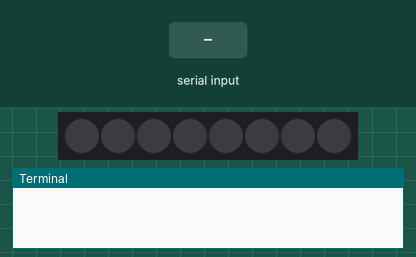
This program was run on a simulated Raspberry Pi (BCM pin numbers). Parts: 8 RGB LEDs in strip order, left to right, the last lines printed to the terminal. Inputs (shaded band) come from the test bench. Dim RGB values are drawn brighter than linear.

Above: at 1.2 s.
1.3 s: "1" typed at the terminal, then Enter
At 1.65 s:
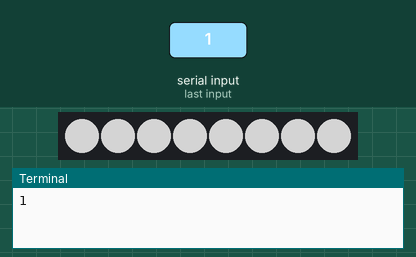
3.8 s: "0" typed at the terminal, then Enter
At 6.5 s:
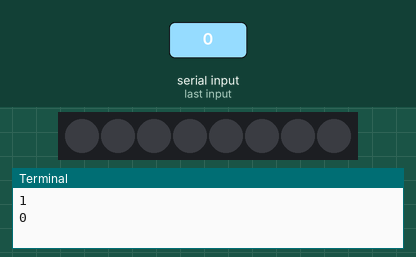
6.7 s: "2" typed at the terminal, then Enter
At 7.66 s:
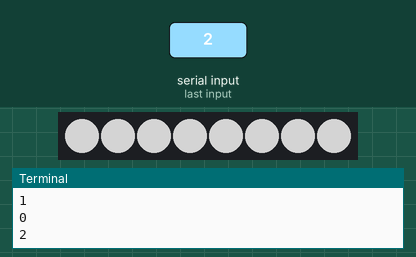
Timing chart, 0 to 10.1 s (numbered marks = the images above; inputs shaded):
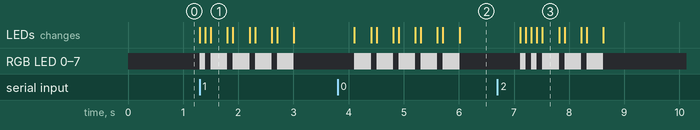

Measured:
- after the input at 1.3 s, RGB LED 0–7: off → RGB(128, 128, 128) at once, then repeats every 0.40 s: off 0.10 s, RGB(128, 128, 128) 0.30 s, until it stays off from 3.0 s; the LEDs: change at once (image 1)
- after the input at 3.8 s, RGB LED 0–7: alternates RGB(128, 128, 128) for 0.30 s and off for 0.10 s, 10 changes in all, then stays off, starting after 0.31 s; the LEDs: first change after 0.31 s (image 2 shows a later state)
- after the input at 6.7 s, RGB LED 0–7: goes RGB(128, 128, 128) 0.10 s, off 0.10 s, RGB(128, 128, 128) 0.10 s, 3 × (off 0.10 s, RGB(128, 128, 128) 0.30 s), then off, starting after 0.41 s; the LEDs: change after 0.41 s (image 3)

The program:

rgb_morse.py
```python
import neopixel
import board
import time

morse = {
    "a": [1,2],
    "b": [2,1,1,1],
    "c": [2,1,2,1],
    "d": [2,1,1],
    "e": [1],
    "f": [1,1,2,1],
    "g": [2,2,1],
    "h": [1,1,1,1],
    "i": [1,1],
    "j": [1,2,2,2],
    "k": [2,1,2],
    "l": [1,2,1,1],
    "m": [2,2],
    "n": [2,1],
    "o": [2,2,2],
    "p": [1,2,2,1],
    "q": [2,2,1,2],
    "r": [1,2,1],
    "s": [1,1,1],
    "t": [2],
    "u": [1,1,2],
    "v": [1,1,1,2],
    "w": [1,2,2],
    "x": [2,1,1,2],
    "y": [2,1,2,2],
    "z": [2,2,1,1],
    " ": [0],
    "1": [1,2,2,2,2],
    "2": [1,1,2,2,2],
    "3": [1,1,1,2,2],
    "4": [1,1,1,1,2],
    "5": [1,1,1,1,1],
    "6": [2,1,1,1,1],
    "7": [2,2,1,1,1],
    "8": [2,2,2,1,1],
    "9": [2,2,2,2,1],
    "0": [2,2,2,2,2]
}

uot = 0.1
pixel_pin = board.D18
num_pixels = 8
ORDER = neopixel.GRB

pixels = neopixel.NeoPixel(
    pixel_pin, num_pixels, brightness=1.0, auto_write=False, pixel_order=ORDER
)

def all_on():
    for i in range(8):
        pixels[i] = (128,128,128)
    pixels.show()

def all_off():
    for i in range(8):
        pixels[i] = (0,0,0)
    pixels.show()

def dit():
    all_on()
    time.sleep(uot)
    all_off()
    time.sleep(uot)

def da():
    all_on()
    time.sleep(uot*3)
    all_off()
    time.sleep(uot)

def pause():
    time.sleep(1)

def do_letter(letter):
    l = letter.lower()
    if l not in morse.keys():
        pause()
    code = morse[l]
    for c in code:
        if c == 0:
            pause()
        elif c == 1:
            dit()
        elif c == 2:
            da()
    pause()

def do_message(message):
    for l in message:
        do_letter(l)


if __name__ == "__main__":
    while (True):
        message = input()
        do_message(message)
```
